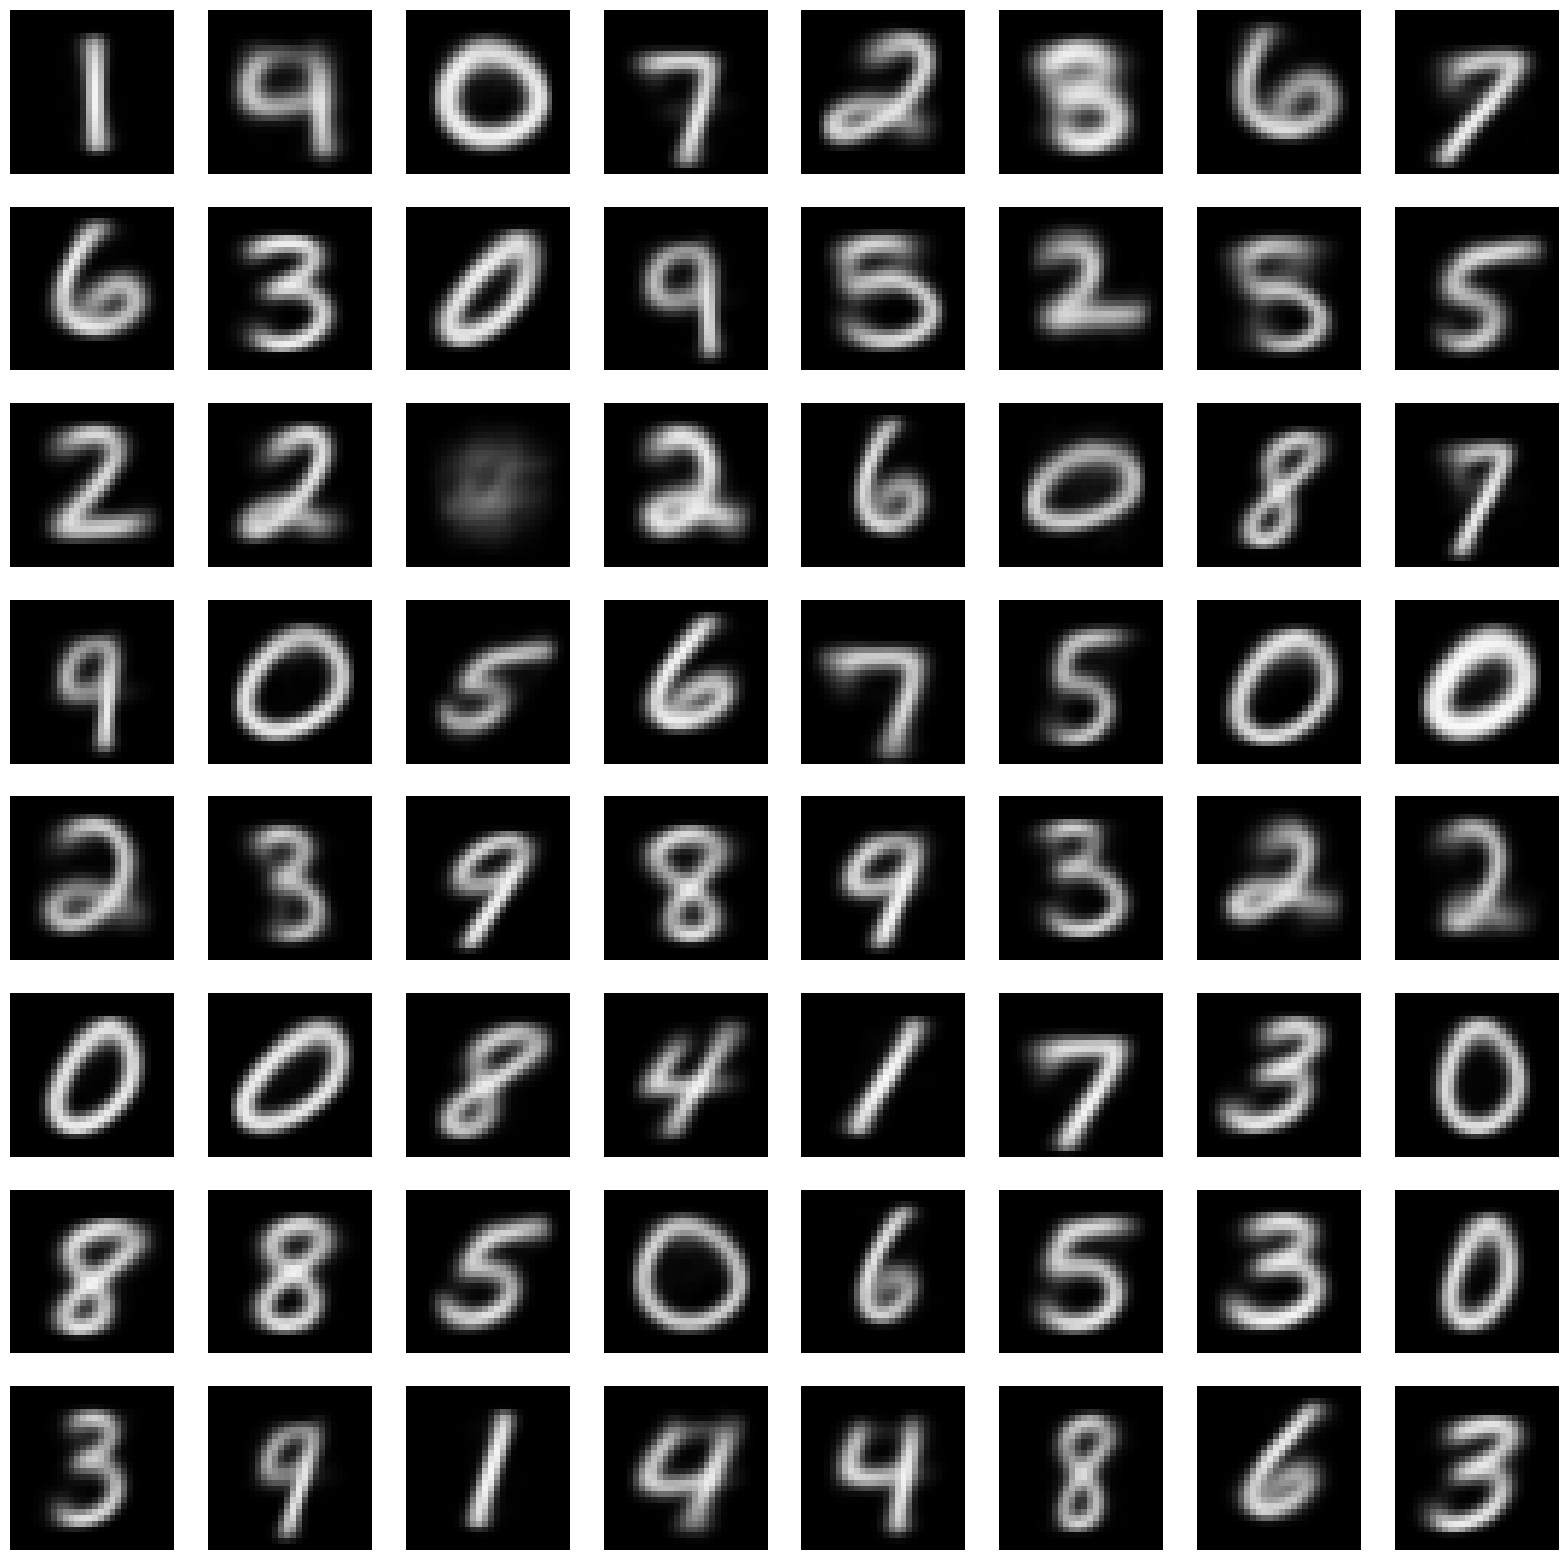

Write Python code to recreate this figure.
import sys
import numpy as np
import matplotlib.pyplot as plt

if (len(sys.argv) < 2):
    print ("Not enough command line arguments")
    quit()

outfile = sys.argv[1]

# read the data file
data = np.loadtxt(sys.stdin)
data = data.astype(int)

plt.rcParams['figure.figsize'] = (20, 20)
plt.rcParams['axes.facecolor']='white'
plt.rcParams['savefig.facecolor']='white'
images = np.zeros((64,28,28),dtype=int);
for i in range(64):
    images[i] = np.asarray(data[i]).reshape(28,28)

f, axarr = plt.subplots(8,8)
for i in range(8):
    for j in range(8):
        axarr[i][j].axis('off')
        axarr[i][j].imshow(images[i*8+j],cmap='gray',vmin=0, vmax=255, interpolation='none')
plt.savefig(outfile,bbox_inches='tight')
